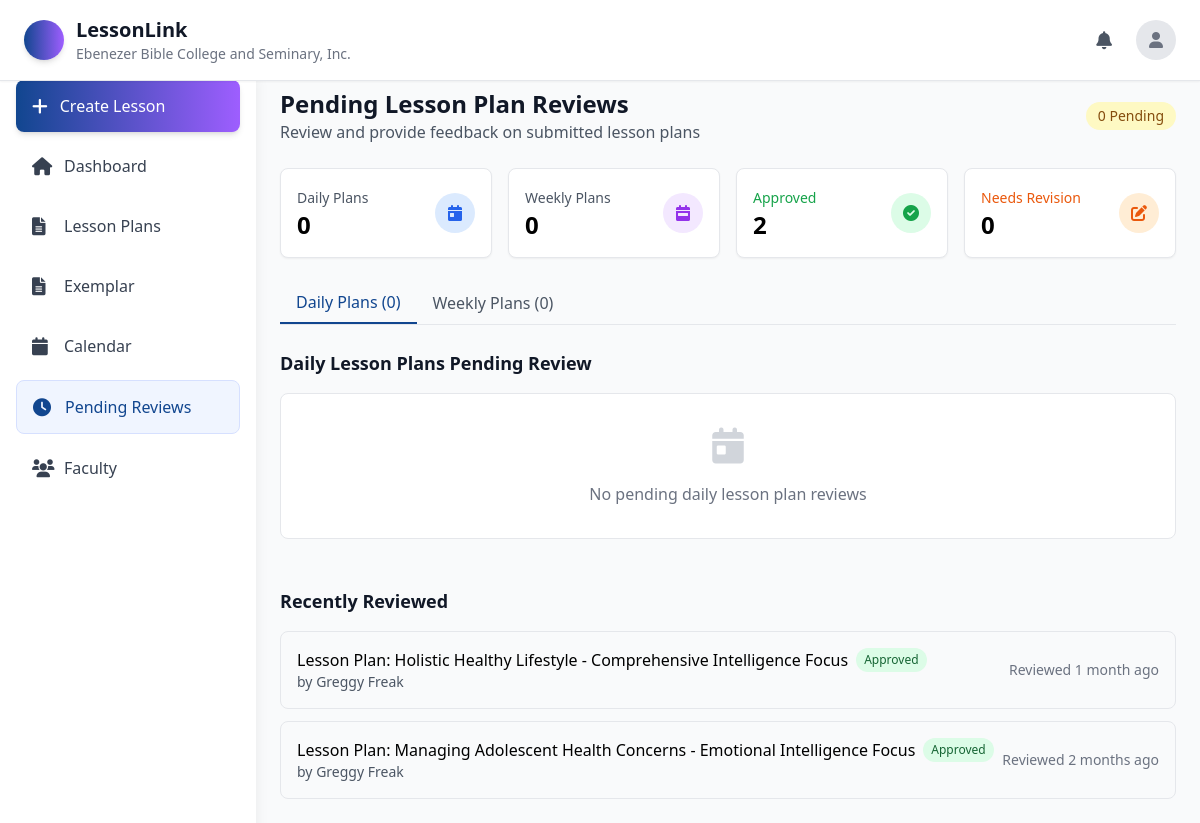
The app's page /dep_pending/ (signed in), older data.
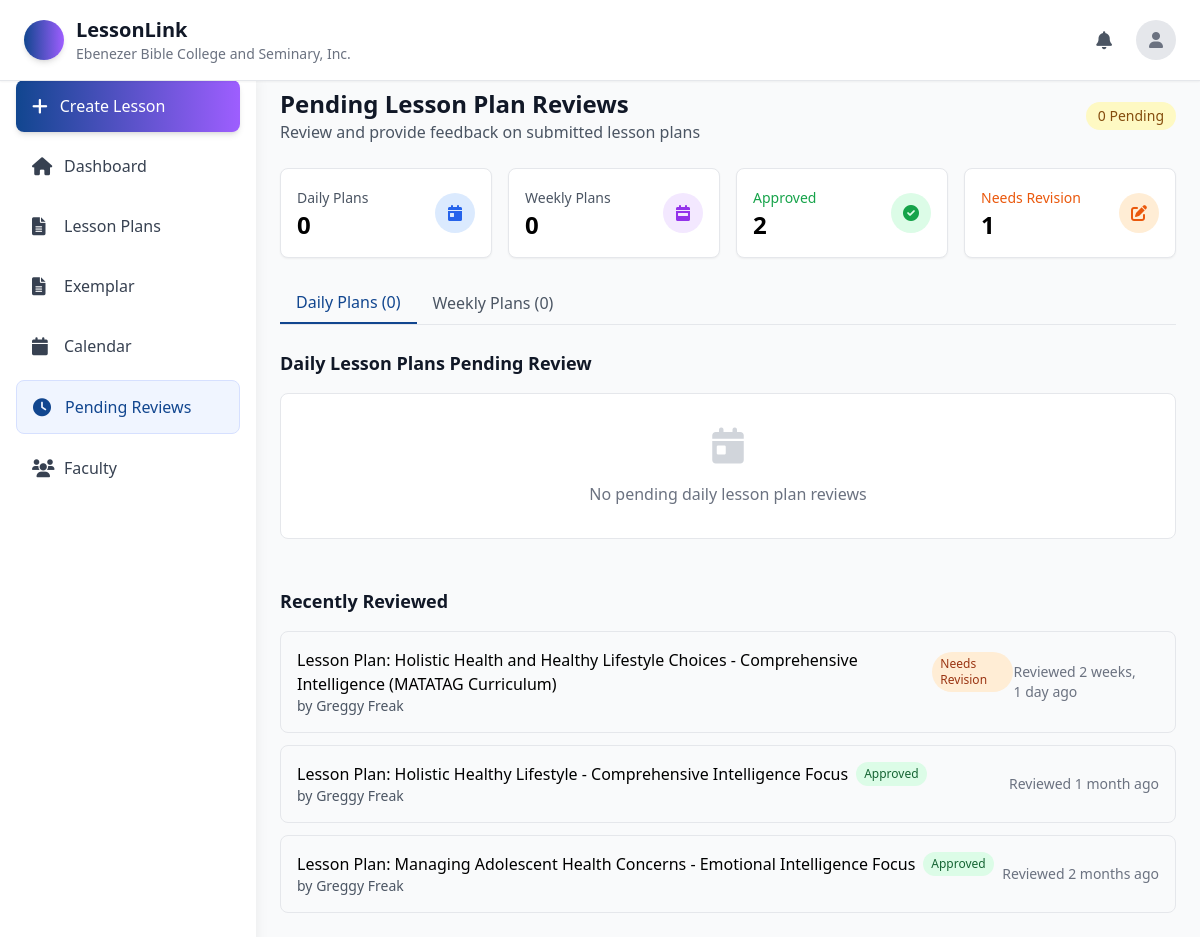
The same page, newer data.
### lesson/models.py (models this page shows, shortened)
class LessonPlanSubmission(models.Model):
    STATUS_CHOICES = [
        ('draft', 'Draft'),
        ('submitted', 'Submitted for Review'),
        ('approved', 'Approved'),
        ('rejected', 'Rejected'),
        ('needs_revision', 'Needs Revision'),
    ]
    lesson_plan = models.ForeignKey('lessonGenerator.LessonPlan', on_delete=models.CASCADE)
    submitted_by = models.ForeignKey(User, on_delete=models.CASCADE, related_name='submitted_lesson_plans')
    submitted_to = models.ForeignKey(User, on_delete=models.CASCADE, related_name='received_lesson_plans')
    status = models.CharField(max_length=20, choices=STATUS_CHOICES, default='draft')
    submission_date = models.DateTimeField(auto_now_add=True)
    review_date = models.DateTimeField(null=True, blank=True)
    review_notes = models.TextField(blank=True)
    class Meta:
        ordering = ['-submission_date']
        constraints = [
            models.UniqueConstraint(
                fields=['lesson_plan', 'status'],
                condition=models.Q(status__in=['submitted', 'approved', 'needs_revision']),
                name='unique_active_submission'
            )
        ]

class User(AbstractUser):
    ROLE_CHOICES = [
        ('Student Teacher', 'Student Teacher'),
        ('Teacher', 'Teacher'),
        ('Department Head', 'Department Head'),
        ('Admin', 'Admin'),
    ]
    APPROVAL_STATUS_CHOICES = [
        ('pending', 'Pending'),
        ('approved', 'Approved'),
        ('disapproved', 'Disapproved'),
    ]
    username = None
    email = models.EmailField(unique=True)
    middle_name = models.CharField(max_length=100, blank=True, null=True)
    dob = models.DateField(null=True, blank=True)
    role = models.CharField(max_length=100, choices=ROLE_CHOICES)
    rank = models.CharField(max_length=100)
    department = models.CharField(max_length=100)
    approval_status = models.CharField(
        max_length=20,
        choices=APPROVAL_STATUS_CHOICES,
        default='pending'
    )
    rejection_reason = models.TextField(
        blank=True,
        null=True,
        verbose_name="Reason for Rejection",
        help_text="Explanation provided to student when account was disapproved"
    )
    school = models.ForeignKey(
        "SchoolRegistration",  # reference your school model
        on_delete=models.SET_NULL,
        blank=True,
        null=True,
        related_name="users"
    )
    supervising_teacher = models.ForeignKey(
        'self',
        on_delete=models.SET_NULL,
        blank=True,
        null=True,
        related_name='supervised_student_teachers',
        limit_choices_to={'role': 'Teacher'},  # Only teachers can be supervising teachers
        verbose_name="Supervising Teacher"
    )
    affiliations = models.TextField(blank=True, null=True)
    profile_picture = models.ImageField(
        upload_to='profile_pictures/',
        null=True,
        blank=True,
        help_text="Profile picture for the user"
    )
    USERNAME_FIELD = 'email'
    REQUIRED_FIELDS = ['first_name', 'last_name', 'role', 'rank', 'department']
    objects = CustomUserManager()

### lessonGenerator/models.py (models this page shows, shortened)
class LessonPlan(models.Model):
    DRAFT = 'draft'
    SUBMITTED = 'submitted'
    FINAL = 'final'
    STATUS_CHOICES = [
        (DRAFT, 'Draft'),
        (SUBMITTED, 'Submitted'),
        (FINAL, 'Final'),
    ]
    INTELLIGENCE_TYPE_CHOICES = [
        ('comprehensive', 'Comprehensive (IQ+EQ+SQ+AQ)'),
        ('cognitive', 'Cognitive Focus (IQ) - Logical & Analytical'),
        ('emotional', 'Emotional Focus (EQ) - Self & Social Awareness'),
        ('social', 'Social Focus (SQ) - Collaboration & Communication'),
        ('resilience', 'Resilience Focus (AQ) - Perseverance & Adaptability'),
        ('differentiated', 'Differentiated Mix - All Types with Varied Activities'),
    ]
    title = models.CharField(max_length=200)
    subject = models.CharField(max_length=100)
    grade_level = models.CharField(max_length=50)
    quarter = models.CharField(max_length=50, blank=True)
    duration = models.IntegerField(help_text="Duration in minutes")
    population = models.IntegerField(help_text="Number of students")
    learning_objectives = models.TextField()
    subject_matter = models.TextField()
    materials_needed = models.TextField()
    introduction = models.TextField()
    instruction = models.TextField()
    application = models.TextField()
    evaluation = models.TextField()
    assessment = models.TextField()
    melc_code = models.CharField(max_length=50, blank=True)
    content_standard = models.TextField(blank=True)
    performance_standard = models.TextField(blank=True)
    learning_competency = models.TextField(blank=True)
    values_integration = models.TextField(blank=True)
    cross_curricular = models.TextField(blank=True)
    generated_content = models.TextField()
    status = models.CharField(max_length=10, choices=STATUS_CHOICES, default=DRAFT)
    auto_approved = models.BooleanField(default=False, help_text="Automatically approved for department heads")
    created_by = models.ForeignKey(settings.AUTH_USER_MODEL, on_delete=models.CASCADE)
    created_at = models.DateTimeField(auto_now_add=True)
    updated_at = models.DateTimeField(auto_now=True)
    intelligence_type = models.CharField(
        max_length=20,
        choices=INTELLIGENCE_TYPE_CHOICES,
        default='comprehensive',
        help_text="Type of intelligence to focus lesson plan adaptation on"
    )

### lesson/views.py (the view)
# urls.py: path('dep_pending/', Dep_Pending, name='Dep_Pending'),
@login_required
def Dep_Pending(request):
    user = request.user
    if user.role != "Department Head":
        messages.error(request, "You are not authorized to access this page.")
        return redirect('dashboard')
    if not user.school or not user.department:
        messages.error(request, "Your account is missing school or department information. Please contact administrator.")
        return redirect('dashboard')
    daily_pending_submissions = LessonPlanSubmission.objects.filter(
        submitted_to=user,
        status='submitted'
    ).select_related('lesson_plan', 'submitted_by').order_by('submission_date')
    from lessonGenerator.models import WeeklyLessonPlan
    weekly_pending_submissions = WeeklyLessonPlan.objects.filter(
        submitted_to=user,
        submission_status='submitted'
    ).select_related('created_by').order_by('submitted_at')
    daily_reviewed = LessonPlanSubmission.objects.filter(
        submitted_to=user
    ).exclude(status='submitted').select_related('lesson_plan', 'submitted_by').order_by('-review_date')[:10]
    weekly_reviewed = WeeklyLessonPlan.objects.filter(
        submitted_to=user
    ).exclude(submission_status='submitted').select_related('created_by').order_by('-reviewed_at')[:10]
    daily_pending_count = daily_pending_submissions.count()
    weekly_pending_count = weekly_pending_submissions.count()
    total_pending = daily_pending_count + weekly_pending_count
    approved_count = LessonPlanSubmission.objects.filter(
        submitted_to=user,
        status='approved'
    ).count() + WeeklyLessonPlan.objects.filter(
        submitted_to=user,
        submission_status='approved'
    ).count()
    revision_count = LessonPlanSubmission.objects.filter(
        submitted_to=user,
        status='needs_revision'
    ).count() + WeeklyLessonPlan.objects.filter(
        submitted_to=user,
        submission_status='needs_revision'
    ).count()
    return render(request, 'Dep_Pending.html', {
        'user': user,
        'daily_pending_submissions': daily_pending_submissions,  # Make sure this variable name matches
        'daily_pending_count': daily_pending_count,
        'weekly_pending_submissions': weekly_pending_submissions,
        'weekly_pending_count': weekly_pending_count,
        'total_pending': total_pending,
        'approved_count': approved_count,
        'revision_count': revision_count,
        'daily_reviewed': daily_reviewed,
        'weekly_reviewed': weekly_reviewed,
        'user_school': user.school,
        'user_department': user.department
    })

### lesson/context_processors.py (called while the page is built)
def user_school_info(request):
    if request.user.is_authenticated:
        try:
            return {
                'user_school': request.user.school,
            }
        except Exception as e:
            print(f"Context processor error: {e}")
            return {}
    return {}

### lesson/templates/Dep_Pending.html (shortened to what the changed rows need)
<!DOCTYPE html>
<html lang="en">
<head>
    <script src="https://cdn.tailwindcss.com"></script>
    <link href="https://cdnjs.cloudflare.com/ajax/libs/font-awesome/6.0.0/css/all.min.css" rel="stylesheet">
</head>
<body class="bg-gray-50 min-h-screen">
    <header class="bg-white shadow-sm border-b fixed top-0 left-0 right-0 z-40">
        <div class="flex items-center justify-between px-4 py-3 md:px-6 md:py-4">
            <div class="flex items-center space-x-3 flex-1 md:flex-none">
                <div class="hidden sm:block">
                    <h1 class="text-xl font-bold text-gray-900">LessonLink</h1>
                </div>
            </div>
        </div>
    </header>
    <div class="flex pt-16">
        <main class="flex-1 md:ml-64 p-6">
            <div class="max-w-7xl mx-auto">
                <div class="flex items-center justify-between mb-6">
                    <div>
                        <h1 class="text-2xl font-bold text-gray-900">Pending Lesson Plan Reviews</h1>
                    </div>
                </div>
                <div class="grid grid-cols-1 md:grid-cols-4 gap-4 mb-6">
                    <div class="bg-white rounded-lg p-4 shadow-sm border">
                        <div class="flex items-center justify-between">
                            <div>
                                <span class="text-sm font-medium text-orange-600">Needs Revision</span>
                                <div class="text-2xl font-bold">{{ revision_count }}</div>
                            </div>
                        </div>
                    </div>
                </div>
                <div id="daily-plans" class="space-y-4">
                    <h2 class="text-lg font-semibold text-gray-900 mb-4">Daily Lesson Plans Pending Review</h2>
                </div>
                {% if daily_reviewed or weekly_reviewed %}
                <div class="mt-12">
                    <h2 class="text-lg font-semibold text-gray-900 mb-4">Recently Reviewed</h2>
                    <div class="space-y-3">
                        {% for submission in daily_reviewed %}
                        <div class="bg-gray-50 rounded-lg p-4 border border-gray-200">
                            <div class="flex items-center justify-between">
                                <div>
                                    <div class="flex items-center gap-2">
                                        <span class="font-medium">{{ submission.lesson_plan.title }}</span>
                                        <span class="text-xs px-2 py-1 rounded-full
                                            {% if submission.status == 'approved' %}bg-green-100 text-green-800
                                            {% elif submission.status == 'needs_revision' %}bg-orange-100 text-orange-800
                                            {% elif submission.status == 'rejected' %}bg-red-100 text-red-800{% endif %}">
                                            {{ submission.get_status_display }}
                                        </span>
                                    </div>
                                    <p class="text-sm text-gray-600">by {{ submission.submitted_by.get_full_name|default:submission.submitted_by.username }}</p>
                                </div>
                                <div class="text-sm text-gray-500">
                                    Reviewed {{ submission.review_date|timesince }} ago
                                </div>
                            </div>
                        </div>
                        {% endfor %}
                    </div>
                </div>
                {% endif %}
            </div>
        </main>
    </div>
</body>
</html>

Row changes from the older to the newer data that the page shows:
added LessonPlanSubmission: lesson_plan "Lesson Plan: Holistic Health and Healthy Lifestyle Choices - Comprehensive Intelligence (MATATAG Curriculum)", status "Needs Revision", submitted_by.get_full_name "Greggy Freak", review_date "2 weeks, 1 day"
Text that changed along with them:
{{ revision_count }}: "0" → "1"
